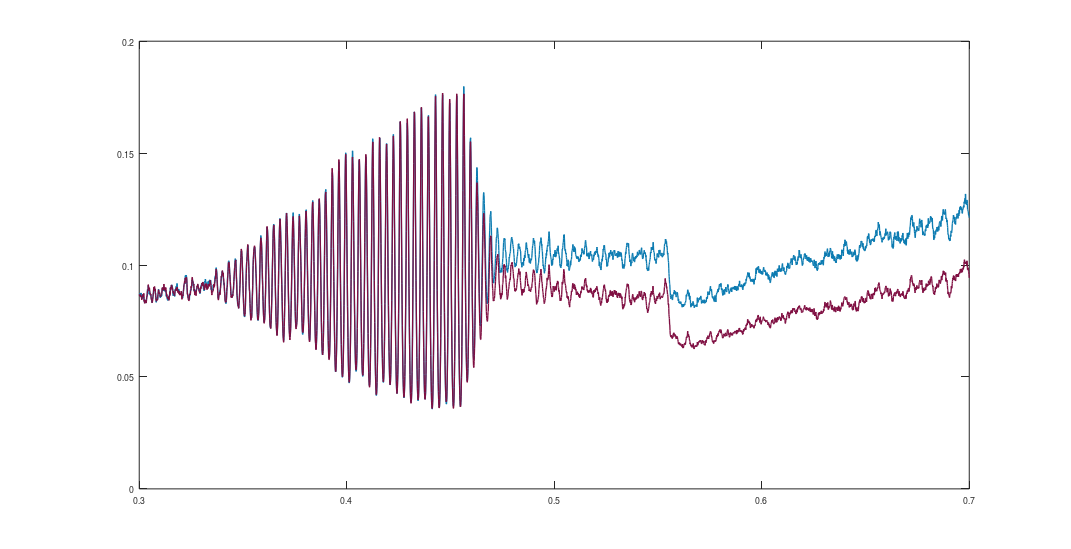

Recreate this plot in MATLAB. (Note: this script raises an error after producing the figure.)
clc
clear all

% randn('state',100);


hhh=figure('Position',[426 266 1632 837],'PaperPosition',[-4.25 1.141 17 8.719],'OuterPosition',[426 266 1632 934],'PaperPositionMode','manual','PaperSize',[8.5000 11]);


load k1.dat
y=k1;
 plot(y(1:10:end,5),y(1:10:end,2),'LineWidth',1.5,'Color',[12/256 123/256 178/256]);


hold on
plot(y(1:10:end,5),y(1:10:end,4),'LineWidth',1.5,'Color',[127/256 14/256 65/256]);


hold on


format long


load BK.dat
x=BK;





[m1 n]=size(x);

dim=4;
va=2;

z1=x(:,1:2);

[~,idx]=unique(z1,'rows');

filen =  z1(idx,:);
m2=length(filen);

% for i=1:m2
%     
%     if filen(i,2)>0
%         fid = fopen(sprintf( 'f%d%d.dat',filen(i,1),filen(i,2)),'w' );
%     else
%         fid = fopen(sprintf( 'f%d_%d.dat',filen(i,1),-filen(i,2)),'w' );
%     end
%     for j=1:m1
%         if x(j,1)==filen(i,1) && x(j,2)==filen(i,2)
%             fprintf(fid,'%d \t %d \t',x(j,1),x(j,2));
%             
%             tmr=x(j,3:end);
%             l1=length(tmr);
%             for k=1:l1
%                 fprintf(fid,'%f \t',tmr(k));
%             end
%             fprintf(fid,'\n');
%         end
%     end
%          
%     fclose(fid);
%     
%      
% end


load f21.dat 
xy=f21;
plot(xy(:,4),xy(:,6+va),'--k','Linewidth',2)
hold on

load f22.dat 
xy=f22;
plot(xy(3:832,4),xy(3:832,6+va),'--k','Linewidth',2)
hold on

plot(xy(833:end,4),xy(833:end,6+va),'--k','Linewidth',2)
hold on


load f23.dat 
xy=f23;
plot(xy(1:125,4),xy(1:125,6+va),'--k','Linewidth',2)
hold on

plot(xy(126:964,4),xy(126:964,6+va),'--k','Linewidth',2)
hold on

plot(xy(965:1089,4),xy(965:1089,6+va),'--k','Linewidth',2)
hold on

plot(xy(1090:end,4),xy(1090:end,6+va),'--k','Linewidth',2)
hold on

load f24.dat
xy=f24;
plot(xy(3:236,4),xy(3:236,6+va),'--k','Linewidth',2)
hold on

plot(xy(237:end,4),xy(237:end,6+va),'--k','Linewidth',2)
hold on


load f25.dat
xy=f25;
plot(xy(3:236,4),xy(3:236,6+va),'--k','Linewidth',2)
hold on

plot(xy(237:end,4),xy(237:end,6+va),'--k','Linewidth',2)
hold on



for i=1:m2
    if filen(i,2)>0
        xy=load(sprintf('f%d%d.dat',filen(i,1),filen(i,2)));
        if filen(i,1)==1
            plot(xy(:,4),xy(:,6+va),'.r','Linewidth',4)
            hold on
        end
    end
end


% for i=1:m2
%     if filen(i,2)>0
%         xy=load(sprintf('f%d%d.dat',filen(i,1),filen(i,2)));
%         if filen(i,1)==2
%             plot(xy(:,4),xy(:,6+va),'--k','Linewidth',4)
%             hold on
%         end
%     end
% end


for i=1:m2
    if filen(i,2)<0
        xy=load(sprintf('f%d_%d.dat',filen(i,1),-filen(i,2)));
        if filen(i,1)==3
            plot(xy(1:2:end,4),xy(1:2:end,6+va),'.g','Markersize',18)
            hold on
            plot(xy(1:2:end,4),xy(1:2:end,6+va+dim),'.g','Markersize',18)
            hold on
        elseif filen(i,1)==4
            plot(xy(1:2:end,4),xy(1:2:end,6+va),'ob')
            hold on
            plot(xy(1:2:end,4),xy(1:2:end,6+va+dim),'ob')
            hold on
        end
        
    end
end


set(gca,'Fontsize',18,'LineWidth',1.8,'TickDir','out')
xlabel('$\mbox{Carrying capacity}~(K)$','interpreter','latex','Fontsize',28)
ylabel('$H_i$','interpreter','latex','Fontsize',36,'rotation',0)
axis([0.33 1.2 0 0.3])

YTick= [0:0.1:0.3];


 XTick = [0.4:0.2:1.2];
 set(gca,'xtick',XTick)
 set(gca,'ytick',YTick)
 
 
 annotation('textbox',...
    [0.39357735677891 0.36843557987711 0.0402461726328548 0.103487956562556],...
    'LineWidth',2,...
    'LineStyle',':',...
    'FitBoxToText','off',...
    'EdgeColor',[0.600000023841858 0.200000002980232 0]);
 
annotation('textbox',...
    [0.332302846974988 0.321840597798256 0.0402461726328548 0.103487956562556],...
    'LineWidth',1.5,...
    'LineStyle','-.',...
    'FitBoxToText','off',...
    'EdgeColor',[0 0.749019622802734 0.749019622802734]);


annotation('textbox',...
    [0.38895378894263 0.281238266731703 0.0371352776054995 0.0392857134696984],...
    'String','TB',...
    'LineStyle','none',...
    'FontSize',14,...
    'FitBoxToText','on');




 



